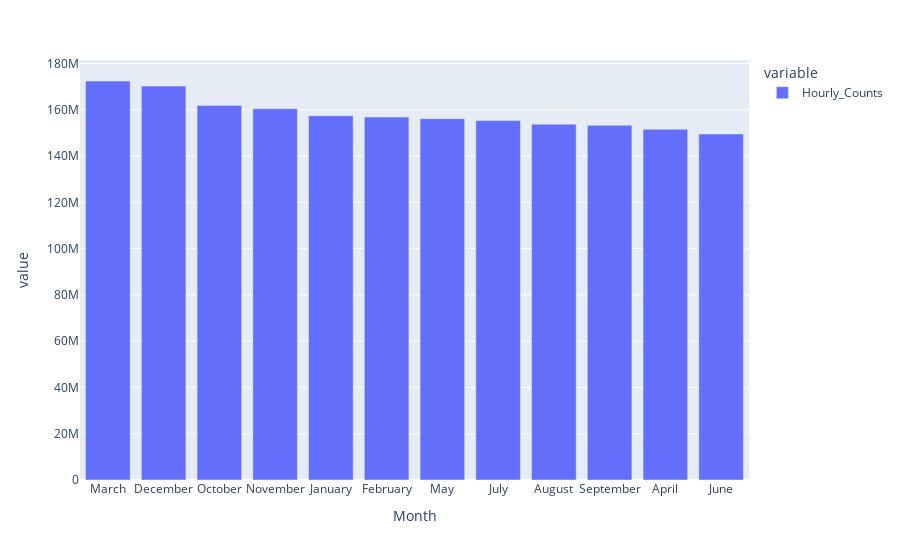

The notebook cell this image was saved under:
### Markdown cell above
### Visual Exploration with Plotly

An even better way to answer questions such as the previous one is to visualise the monthly aggregate traffic. Visualisation is also an important tequenique for spotting potential issues in your data as well as coming to a better understanding of the dataset's characteristics, and what kind of insights it will be capable of generating.

We're now going to use Plotly to visualise the monthly traffic for 2019 using a bar chart.

There are a number of ways to build Plotly plots (or _figures_ in the Plotly world). We're going to be using Plotly Express, a high-level API that allows you to generate figures from Pandas DataFrames and Series quickly.

### Code cell
import plotly.express as px

# plotting from Series
px.bar(months_2019)

### Figure 1 — Plotly figure (JSON) as saved in the notebook; plotly's stock layout.template omitted (floating-point values rounded to 4 significant figures)
{"data": [{"alignmentgroup": "True", "hovertemplate": "variable=Hourly_Counts<br>Month=%{x}<br>value=%{y}<extra></extra>", "legendgroup": "Hourly_Counts", "marker": {"color": "#636efa"}, "name": "Hourly_Counts", "offsetgroup": "Hourly_Counts", "orientation": "v", "showlegend": true, "textposition": "auto", "type": "bar", "x": ["March", "December", "October", "November", "January", "February", "May", "July", "August", "September", "April", "June"], "xaxis": "x", "y": [172436211, 170223773, 161901572, 160487798, 157435313, 156843588, 156137355, 155313182, 153766468, 153304281, 151564562, 149554005], "yaxis": "y"}], "layout": {"autosize": true, "barmode": "relative", "legend": {"title": {"text": "variable"}, "tracegroupgap": 0}, "margin": {"t": 60}, "xaxis": {"anchor": "y", "autorange": true, "domain": [0, 1], "range": [-0.5, 11.5], "title": {"text": "Month"}, "type": "category"}, "yaxis": {"anchor": "x", "autorange": true, "domain": [0, 1], "range": [0, 181500000.0], "title": {"text": "value"}, "type": "linear"}}}
